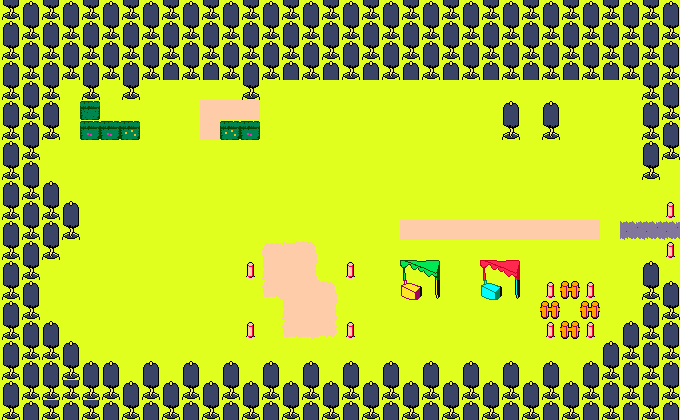

This is a level from a 2D game, rendered from its Tiled map with the project's own tilesets. A one-line summary and the map file follow, with tile-layer data summarised:
An orthogonal 34x21 tile map with 20x20 px tiles, 1 tile layer (Tiles), 2 tilesets and 11 objects (2x Teleport).

<map version="1.0" orientation="orthogonal" renderorder="right-down" width="34" height="21" tilewidth="20" tileheight="20" backgroundcolor="#e1ff1f" nextobjectid="213">
 <tileset firstgid="1" name="tileset_a" tilewidth="20" tileheight="20" tilecount="600" columns="20">
  <image source="../scenery/tileset_a.png" trans="ff00ff" width="400" height="600" />
 </tileset>
 <tileset firstgid="601" name="Buildings" tilewidth="160" tileheight="140" tilecount="13" columns="0">
  <tile id="0">
   <image width="100" height="140" source="../scenery/building_a.png" />
  </tile>
  <tile id="1">
   <image width="100" height="120" source="../scenery/building_b.png" />
  </tile>
  <tile id="2">
   <image width="80" height="80" source="../scenery/building_c.png" />
  </tile>
  <tile id="3">
   <image width="80" height="60" source="../scenery/building_d.png" />
  </tile>
  <tile id="7">
   <image width="100" height="120" source="../scenery/building_e.png" />
  </tile>
  <tile id="8">
   <image width="100" height="100" source="../scenery/building_f.png" />
  </tile>
  <tile id="9">
   <image width="80" height="120" source="../scenery/building_g1.png" />
  </tile>
  <tile id="10">
   <image width="80" height="80" source="../scenery/building_g2.png" />
  </tile>
  <tile id="11">
   <image width="80" height="100" source="../scenery/building_g3.png" />
  </tile>
  <tile id="16">
   <image width="60" height="60" source="../scenery/w1_h0.png" />
  </tile>
  <tile id="17">
   <image width="60" height="60" source="../scenery/w1_h1.png" />
  </tile>
  <tile id="18">
   <image width="80" height="60" source="../scenery/w1_h2.png" />
  </tile>
  <tile id="19">
   <image width="160" height="80" source="../scenery/w1_touristoffice.png" />
  </tile>
 </tileset>
 <layer name="Tiles" width="34" height="21">
  <properties>
   <property name="tileset" value="tileset_a" />
  </properties>
  <data>[714 cells, 355 non-empty, 25 distinct tile ids]</data>
 </layer>
 <objectgroup name="Solids" />
 <objectgroup name="Actors">
  <object id="155" name="Spawn" type="Teleport" x="240" y="260" width="20" height="20">
   <properties>
    <property name="dir" value="down" />
   </properties>
  </object>
  <object id="203" gid="620" x="260" y="140" width="160" height="80" />
  <object id="204" gid="617" x="380" y="220" width="60" height="60" />
  <object id="205" gid="618" x="120" y="220" width="60" height="60" />
  <object id="206" gid="618" x="420" y="220" width="60" height="60" />
  <object id="207" gid="619" x="480" y="220" width="80" height="60" />
  <object id="208" gid="603" x="140" y="140" width="80" height="80" />
  <object id="209" gid="618" x="440" y="140" width="60" height="60" />
  <object id="210" gid="617" x="200" y="220" width="60" height="60" />
  <object id="211" gid="619" x="120" y="300" width="80" height="60" />
  <object id="212" name="east" type="Teleport" x="660" y="220" width="20" height="20">
   <properties>
    <property name="dir" value="left" />
    <property name="door" value="west" />
    <property name="target" value="w1s0" />
   </properties>
  </object>
 </objectgroup>
</map>